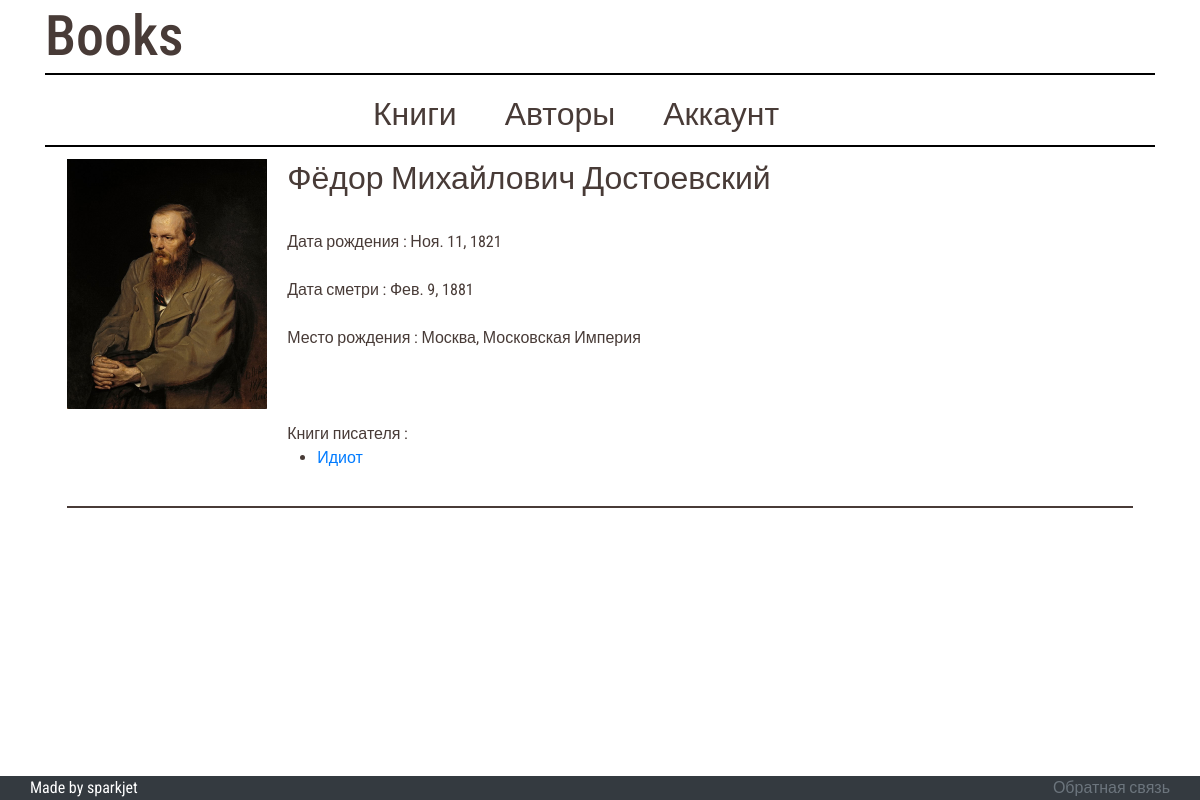
The app's page /authors/2 (signed in), older data.
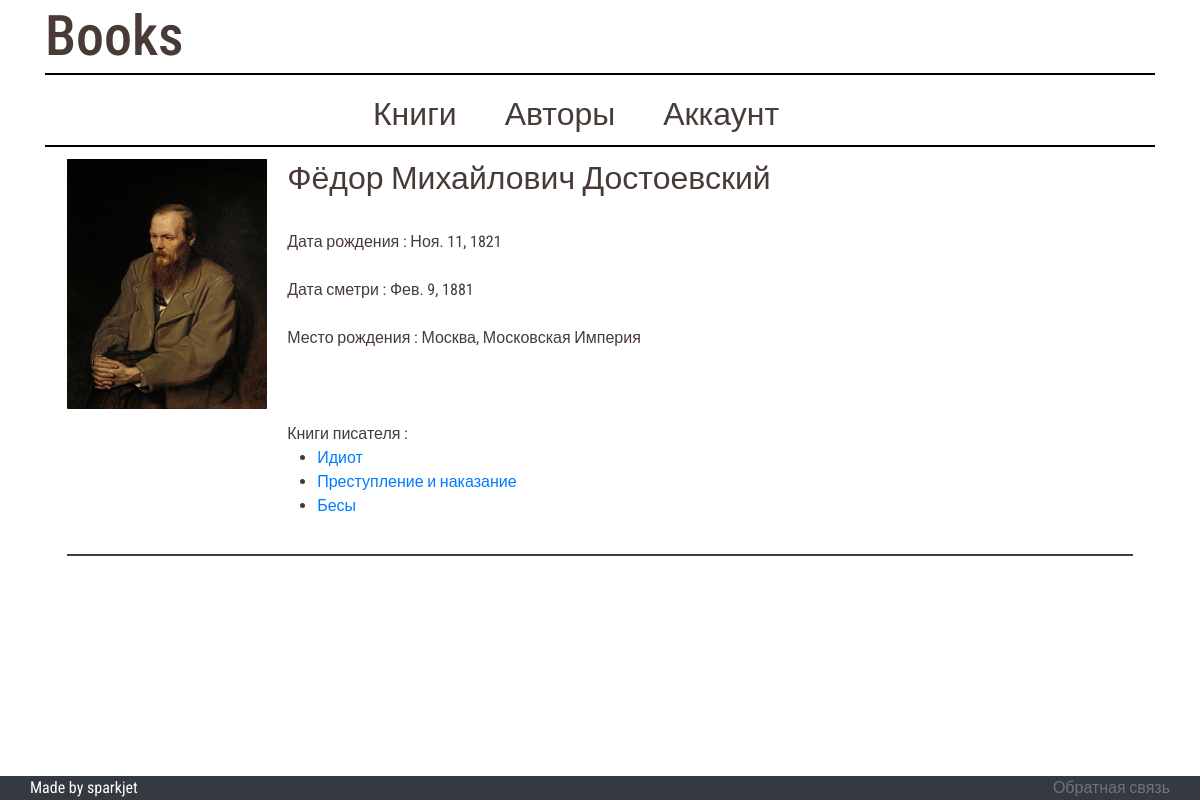
The same page, newer data.
### bookapp/models.py (models this page shows, shortened)
class Book(models.Model):
	book_autor = models.ForeignKey(Autor, on_delete=models.SET_NULL, null=True)
	book_autor_info = models.CharField(max_length=303)
	book_name = models.CharField(max_length=2**10)
	book_genre = models.CharField(max_length=32)
	book_picture = models.ImageField(upload_to='bookapp/static/bookapp/pictures', default='bookapp/static/bookapp/pictures/undefiend.png')
	book_year = models.PositiveSmallIntegerField(
			validators=[
				MaxValueValidator(
					datetime.now().year,
					'Год должен быть не больше чем тукущий'
				)
			]
		)
	book_description = models.TextField()

### bookapp/views.py (the view)
# urls.py: path('authors/<int:pk>', views.ParticularAuthor.as_view(), name='particular_author'),
class ParticularAuthor(DetailView):
	template_name = 'bookapp/author_info.html'
	context_object_name = 'author'
	def get_context_data(self, **kwargs):
		context = super().get_context_data(**kwargs)
		context['author_books'] = Book.objects.filter(book_autor_info=self.get_object().author_full_name)
		return context
	def get_object(self):
		return get_object_or_404(Autor, pk=self.kwargs.get('pk'))

### authapp/authentication.py (called while the page is built)
	def get_user(self, username_pk):
		try:
			return get_user_model().objects.get(pk=username_pk)
		except get_user_model().DoesNotExist:
			return None

### bookapp/models.py (called while the page is built)
	def get_static_url(self) -> str:
		return self.author_picture.url[7:]

### bookapp/templates/bookapp/author_info.html (shortened to what this page needs)
{% extends "bookapp/primary_pattern.html" %}
{% load static %}
{% block page_config %}
	<link rel="stylesheet" type="text/css" href="{% static 'bookapp/styles_for_author.css' %}">
{% endblock page_config %}
{% block content %}
	<div class="author">
		<div class="image-wrapper">
			<img src="{{ author.get_static_url }}" class="author-picture">
		</div>
		<div>
		<h1 class="author-title">{{ author.author_full_name }}</h1><br>
		<span>Дата рождения : {{ author.date_birth }}</span><br><br>
		<span>Дата сметри : {{ author.death_date }}</span><br><br>
		<span>Место рождения : {{ author.birth_place }}</span><br>
		<br><br><br>
		{% if author_books %}
			<span style="margin-bottom: 2px;">Книги писателя :</span>
				<ul style="padding-left:30px;">
					{% for author_book in author_books %}
						<li>
							<a href="{% url 'bookapp:particular_book' author_book.id %}">
								{{ author_book.book_name }}
							</a>
						</li>
					{% endfor %}
				</ul>
		{% endif %}
		</div>
	</div>
{% endblock content %}

Row changes from the older to the newer data that the page shows:
added Book: book_name "Преступление и наказание"
added Book: book_name "Бесы"
